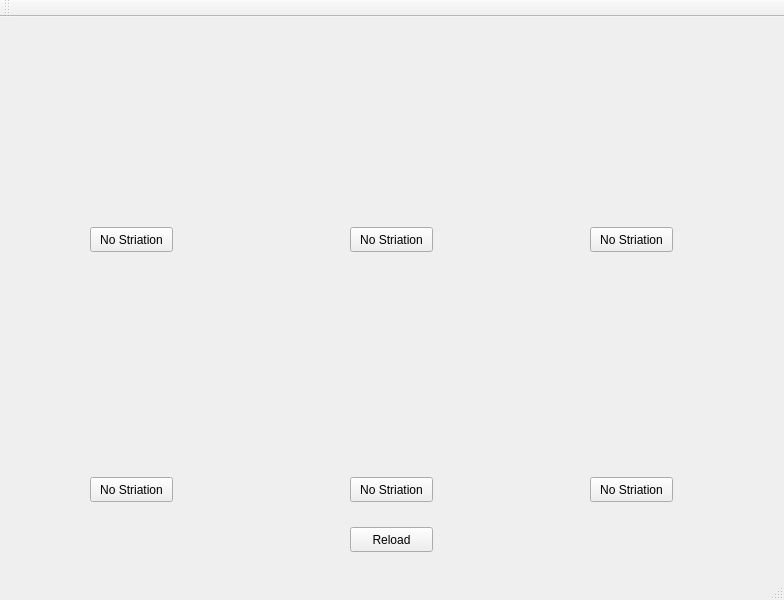
<?xml version="1.0" encoding="UTF-8"?>
<ui version="4.0">
 <class>MainWindow</class>
 <widget class="QMainWindow" name="MainWindow">
  <property name="geometry">
   <rect>
    <x>0</x>
    <y>0</y>
    <width>784</width>
    <height>600</height>
   </rect>
  </property>
  <property name="windowTitle">
   <string>MacStr</string>
  </property>
  <widget class="QWidget" name="centralwidget">
   <widget class="QLabel" name="cell_img1">
    <property name="geometry">
     <rect>
      <x>30</x>
      <y>10</y>
      <width>221</width>
      <height>191</height>
     </rect>
    </property>
    <property name="text">
     <string/>
    </property>
    <property name="pixmap">
     <pixmap>7-stunning-cell-images-from-2017-294838-640x360.jpg</pixmap>
    </property>
    <property name="scaledContents">
     <bool>true</bool>
    </property>
    <property name="img_id" stdset="0">
     <number>1</number>
    </property>
   </widget>
   <widget class="QLabel" name="cell_img2">
    <property name="geometry">
     <rect>
      <x>280</x>
      <y>10</y>
      <width>221</width>
      <height>191</height>
     </rect>
    </property>
    <property name="text">
     <string/>
    </property>
    <property name="pixmap">
     <pixmap>7-stunning-cell-images-from-2017-294838-640x360.jpg</pixmap>
    </property>
    <property name="scaledContents">
     <bool>true</bool>
    </property>
    <property name="img_id" stdset="0">
     <number>2</number>
    </property>
   </widget>
   <widget class="QLabel" name="cell_img3">
    <property name="geometry">
     <rect>
      <x>530</x>
      <y>10</y>
      <width>221</width>
      <height>191</height>
     </rect>
    </property>
    <property name="text">
     <string/>
    </property>
    <property name="pixmap">
     <pixmap>7-stunning-cell-images-from-2017-294838-640x360.jpg</pixmap>
    </property>
    <property name="scaledContents">
     <bool>true</bool>
    </property>
    <property name="img_id" stdset="0">
     <number>3</number>
    </property>
   </widget>
   <widget class="QLabel" name="cell_img4">
    <property name="geometry">
     <rect>
      <x>30</x>
      <y>260</y>
      <width>221</width>
      <height>191</height>
     </rect>
    </property>
    <property name="text">
     <string/>
    </property>
    <property name="pixmap">
     <pixmap>7-stunning-cell-images-from-2017-294838-640x360.jpg</pixmap>
    </property>
    <property name="scaledContents">
     <bool>true</bool>
    </property>
    <property name="img_id" stdset="0">
     <number>4</number>
    </property>
   </widget>
   <widget class="QLabel" name="cell_img5">
    <property name="geometry">
     <rect>
      <x>280</x>
      <y>260</y>
      <width>221</width>
      <height>191</height>
     </rect>
    </property>
    <property name="text">
     <string/>
    </property>
    <property name="pixmap">
     <pixmap>7-stunning-cell-images-from-2017-294838-640x360.jpg</pixmap>
    </property>
    <property name="scaledContents">
     <bool>true</bool>
    </property>
    <property name="img_id" stdset="0">
     <number>5</number>
    </property>
   </widget>
   <widget class="QLabel" name="cell_img6">
    <property name="geometry">
     <rect>
      <x>530</x>
      <y>260</y>
      <width>221</width>
      <height>191</height>
     </rect>
    </property>
    <property name="text">
     <string/>
    </property>
    <property name="pixmap">
     <pixmap>7-stunning-cell-images-from-2017-294838-640x360.jpg</pixmap>
    </property>
    <property name="scaledContents">
     <bool>true</bool>
    </property>
    <property name="img_id" stdset="0">
     <number>6</number>
    </property>
   </widget>
   <widget class="QPushButton" name="refresh_btn">
    <property name="geometry">
     <rect>
      <x>350</x>
      <y>510</y>
      <width>83</width>
      <height>25</height>
     </rect>
    </property>
    <property name="text">
     <string>Reload</string>
    </property>
    <property name="button_id" stdset="0">
     <string>reload</string>
    </property>
   </widget>
   <widget class="QPushButton" name="btn1">
    <property name="geometry">
     <rect>
      <x>90</x>
      <y>210</y>
      <width>83</width>
      <height>25</height>
     </rect>
    </property>
    <property name="text">
     <string>No Striation</string>
    </property>
    <property name="default">
     <bool>false</bool>
    </property>
    <property name="button_id" stdset="0">
     <string>1</string>
    </property>
   </widget>
   <widget class="QPushButton" name="btn2">
    <property name="geometry">
     <rect>
      <x>350</x>
      <y>210</y>
      <width>83</width>
      <height>25</height>
     </rect>
    </property>
    <property name="text">
     <string>No Striation</string>
    </property>
    <property name="button_id" stdset="0">
     <number>2</number>
    </property>
   </widget>
   <widget class="QPushButton" name="btn3">
    <property name="geometry">
     <rect>
      <x>590</x>
      <y>210</y>
      <width>83</width>
      <height>25</height>
     </rect>
    </property>
    <property name="text">
     <string>No Striation</string>
    </property>
    <property name="button_id" stdset="0">
     <number>3</number>
    </property>
   </widget>
   <widget class="QPushButton" name="btn4">
    <property name="geometry">
     <rect>
      <x>90</x>
      <y>460</y>
      <width>83</width>
      <height>25</height>
     </rect>
    </property>
    <property name="text">
     <string>No Striation</string>
    </property>
    <property name="button_id" stdset="0">
     <number>4</number>
    </property>
   </widget>
   <widget class="QPushButton" name="btn5">
    <property name="geometry">
     <rect>
      <x>350</x>
      <y>460</y>
      <width>83</width>
      <height>25</height>
     </rect>
    </property>
    <property name="text">
     <string>No Striation</string>
    </property>
    <property name="button_id" stdset="0">
     <number>5</number>
    </property>
   </widget>
   <widget class="QPushButton" name="btn6">
    <property name="geometry">
     <rect>
      <x>590</x>
      <y>460</y>
      <width>83</width>
      <height>25</height>
     </rect>
    </property>
    <property name="text">
     <string>No Striation</string>
    </property>
    <property name="button_id" stdset="0">
     <number>6</number>
    </property>
   </widget>
  </widget>
  <widget class="QStatusBar" name="statusbar"/>
  <widget class="QToolBar" name="toolBar">
   <property name="windowTitle">
    <string>toolBar</string>
   </property>
   <attribute name="toolBarArea">
    <enum>TopToolBarArea</enum>
   </attribute>
   <attribute name="toolBarBreak">
    <bool>false</bool>
   </attribute>
  </widget>
 </widget>
 <resources/>
 <connections/>
</ui>
